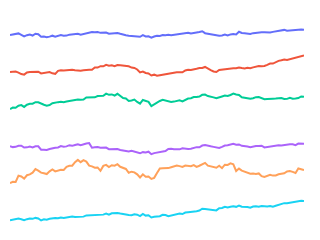

This figure's notebook cell:
### Markdown cell above
https://plotly.com/python/line-charts/

### Code cell
import plotly.express as px
df = px.data.stocks(indexed=True)
fig = px.line(df, facet_row="company", facet_row_spacing=0.01, height=200, width=200)

# hide and lock down axes
fig.update_xaxes(visible=False, fixedrange=True)
fig.update_yaxes(visible=False, fixedrange=True)

# remove facet/subplot labels
fig.update_layout(annotations=[], overwrite=True)

# strip down the rest of the plot
fig.update_layout(
    showlegend=False,
    plot_bgcolor="white",
    margin=dict(t=10,l=10,b=10,r=10)
)

# disable the modebar for such a small plot
fig.show(config=dict(displayModeBar=False))
